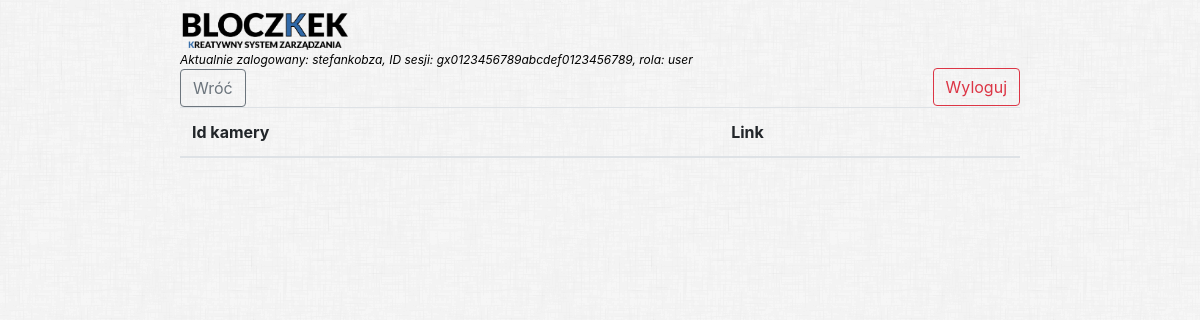
The page /camera_table.php (signed in) on the database as committed earlier.
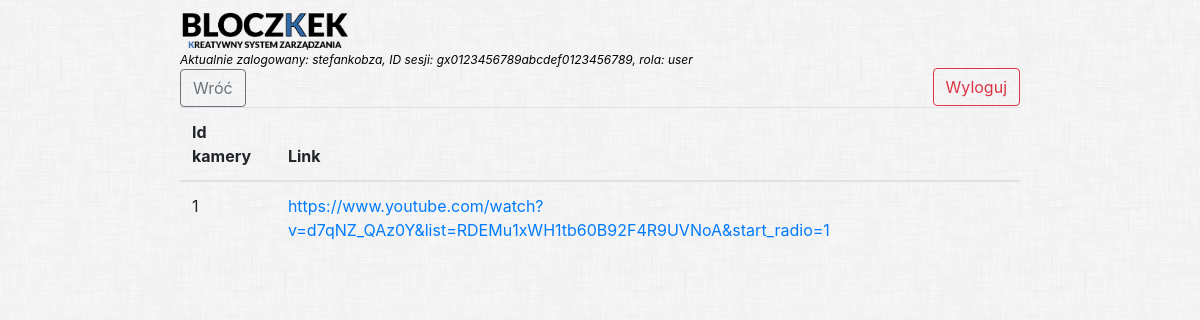
The same page on the database as committed later.
### tables this page shows
CREATE TABLE `cameras` (
                           `id` int(16) NOT NULL,
                           `link` varchar(100) NOT NULL,
                           `building_id` int(16) NOT NULL
);

### camera_table.php (the view, shortened to what this page needs)
<?php
global $config;
if (isset($_SESSION) && isset($_SESSION['name']) && $_SESSION['role'] == "user" or "worker") {
    $infoUser = "Aktualnie zalogowany: {$_SESSION['name']}, ID sesji: " . session_id() . ", rola: {$_SESSION['role']} ";
    $pdo = new PDO($config['dsn'], $config['username'], $config['password']);
    $stm = $pdo->query("SELECT * FROM cameras");
    $cameras= $stm->fetchAll();
    $stm2 = $pdo->query("SELECT * FROM users");
    $users= $stm2->fetchAll();
    $buildingId = 0;
    foreach ($users as $u) {
        if(strval($u['login'])==$_SESSION['name'] ){
            $buildingId=$u['building_id'];
        }
    }
    ?>
    <!doctype html>
    <html class="no-js" lang="">
    <?php include('head.php'); ?>
    <body>
    <div>
        <div class="content">
            <?php include('header.php'); ?>
            <div class="infoUser">
                <?php echo $infoUser ?>
            </div>
            <a href="user_panel.php">
                <button class="btn btn-outline-secondary">Wróć</button>
            </a>
                <div id='invTable'>
                    <table class="table" id="table">
                        <thead>
                        <tr class="category">
                            <th scope="col">Id kamery</th>
                            <th scope="col">Link</th>
                        </tr>
                        </thead>
                        <tbody>
                        <?php foreach ($cameras as $camera) : ?>
                            <?php if($buildingId == $camera['building_id']): ?>
                                <tr class="type">
                                    <td><?=  $camera['id'] ?></td>
                                    <td><a href="<?php echo $camera['link'] ?>"><?php echo $camera['link'] ?></a></td>
                                </tr>
                            <?php endif; ?>
                        <?php endforeach; ?>
                        </tbody>
                    </table>
                </div>
        </div>
    </div>
    </body>
    </html>
    <?php
} else {
    echo "No session started.";
}

Rows that differ between the two databases and show on the page:
added cameras: id "1", link "https://www.youtube.com/watch?v=d7qNZ_QAz0Y&list=RDEMu1xWH1tb60B92F4R9UVNoA&start_radio=1"
